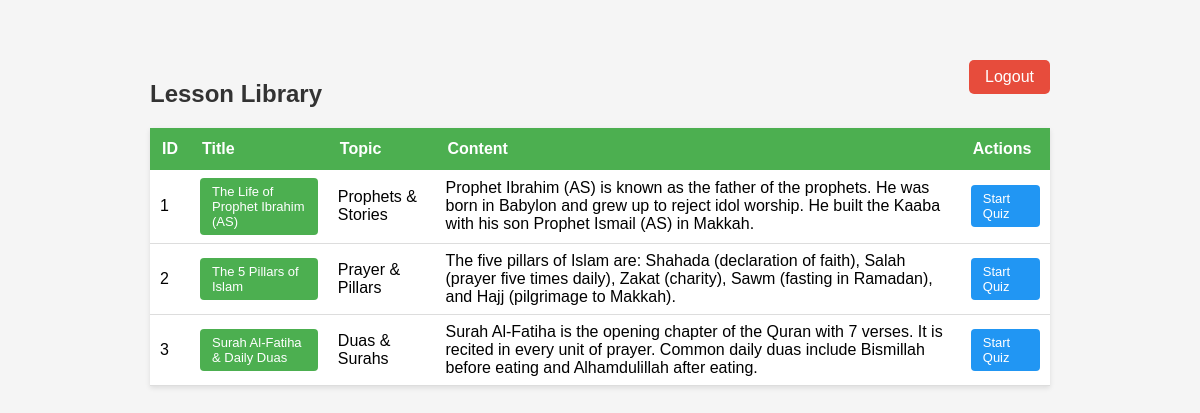
The app's page /lessons, older data.
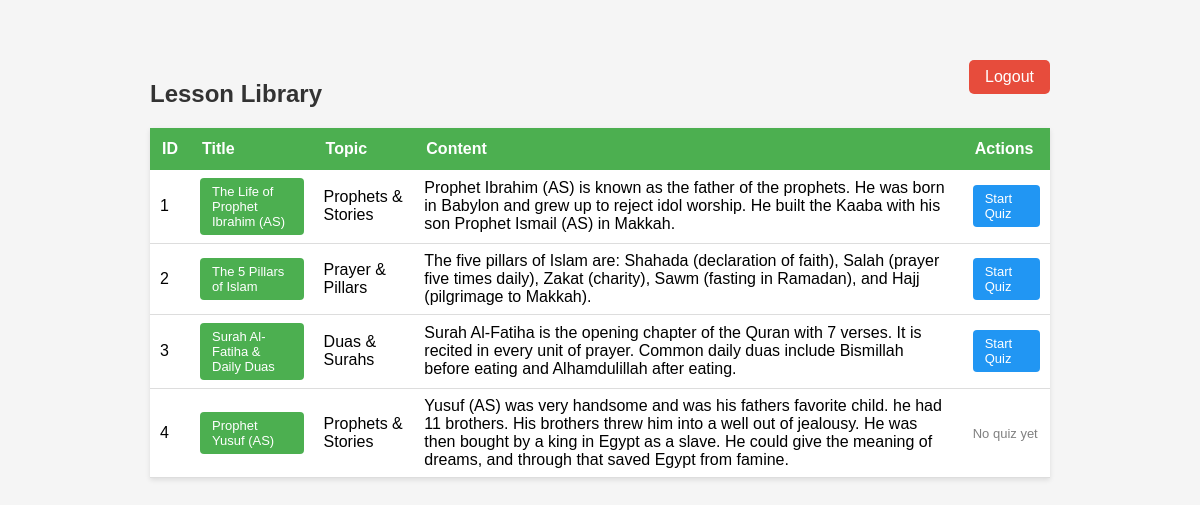
The same page, newer data.
### tables this page shows
CREATE TABLE Quiz (
    quiz_ID INTEGER PRIMARY KEY AUTOINCREMENT,
    lesson_ID INTEGER,
    title VARCHAR(250) NOT NULL,
    FOREIGN KEY (lesson_ID) REFERENCES Lessons(lesson_ID) ON DELETE CASCADE
);

CREATE TABLE Lessons (
    lesson_ID INTEGER PRIMARY KEY AUTOINCREMENT,
    title VARCHAR(250) NOT NULL,
    topic VARCHAR(200),
    content TEXT NOT NULL,
    creation_date DATETIME DEFAULT CURRENT_TIMESTAMP
);

### app.py (the view)
@app.route('/lessons')
def lessons():
    conn = get_db()
    cursor = conn.cursor()
    cursor.execute("SELECT Lessons.*, Quiz.quiz_ID FROM Lessons LEFT JOIN Quiz ON Lessons.lesson_ID = Quiz.lesson_ID")
    lessons = cursor.fetchall()
    conn.close()
    return render_template('lessons.html', lessons = lessons)

### app.py (called while the page is built)
def get_db():
    conn = sqlite3.connect(DB_NAME)
    conn.execute("PRAGMA foreign_keys = ON")  #this enforces FK constraints
    return conn

### templates/lessons.html (shortened to what this page needs)
<!DOCTYPE html>
<html>
<head>
</head>
<body>
<a href="/logout" class="logout">Logout</a>
<h2>Lesson Library</h2>
<table>
    <tr>
        <th>ID</th>
        <th>Title</th>
        <th>Topic</th>
        <th>Content</th>
        <th>Actions</th>
    </tr>
    {% for lesson in lessons %}
    <tr>
        <td>{{ lesson[0] }}</td>
        <td><a class="btn" href="/lesson/{{ lesson[0] }}">{{ lesson[1] }}</a></td>
        <td>{{ lesson[2] }}</td>
        <td>{{ lesson[3] }}</td>
        <td>
            {% if session['role'] == 'teacher' %}
                <a class="btn" href="/edit_lesson/{{ lesson[0] }}">Edit</a>
                <form action="/delete_lesson/{{ lesson[0] }}" method="POST" style="display:inline;">
                    <button class="btn-delete" type="submit" onclick="return confirm('Delete this lesson?')">Delete</button>
                </form>
            {% else %}
                {% if lesson[5] %}
                    <a class="btn-quiz" href="/take_quiz/{{ lesson[5] }}">Start Quiz</a>
                {% else %}
                    <span style="color: gray; font-size: 13px;">No quiz yet</span>
                {% endif %}
            {% endif %}
        </td>
    </tr>
    {% endfor %}
</table>
</body>
</html>

### templates/lessons.html (style rules this page uses)
body { font-family: Arial, sans-serif; max-width: 900px; margin: 40px auto; background-color: #f5f5f5; padding: 20px; }
h2 { color: #333; }
table { width: 100%; border-collapse: collapse; background-color: white; box-shadow: 0 2px 5px rgba(0,0,0,0.1); }
th { background-color: #4CAF50; color: white; padding: 12px; text-align: left; }
td { padding: 8px 10px; border-bottom: 1px solid #ddd; }
.btn { display: inline-block; padding: 6px 12px; background-color: #4CAF50; color: white; text-decoration: none; border-radius: 4px; font-size: 13px; margin: 0; }
.btn-quiz { display: inline-block; padding: 6px 12px; background-color: #2196F3; color: white; text-decoration: none; border-radius: 4px; font-size: 13px; margin: 0; }
.logout { float: right; padding: 8px 16px; background: #e74c3c; color: white; border-radius: 5px; text-decoration: none; }

Row changes from the older to the newer data that the page shows:
added Lessons: lesson_ID "4", title "Prophet Yusuf (AS)", topic "Prophets & Stories", content "Yusuf (AS) was very handsome and was his fathers favorite child. he had 11 brothers. His brothers threw him into a well out of jealousy. He was then bought by a king in Egypt as a slave. He could give the meaning of dreams, and through that saved Egypt from famine.", shows "No quiz yet"
